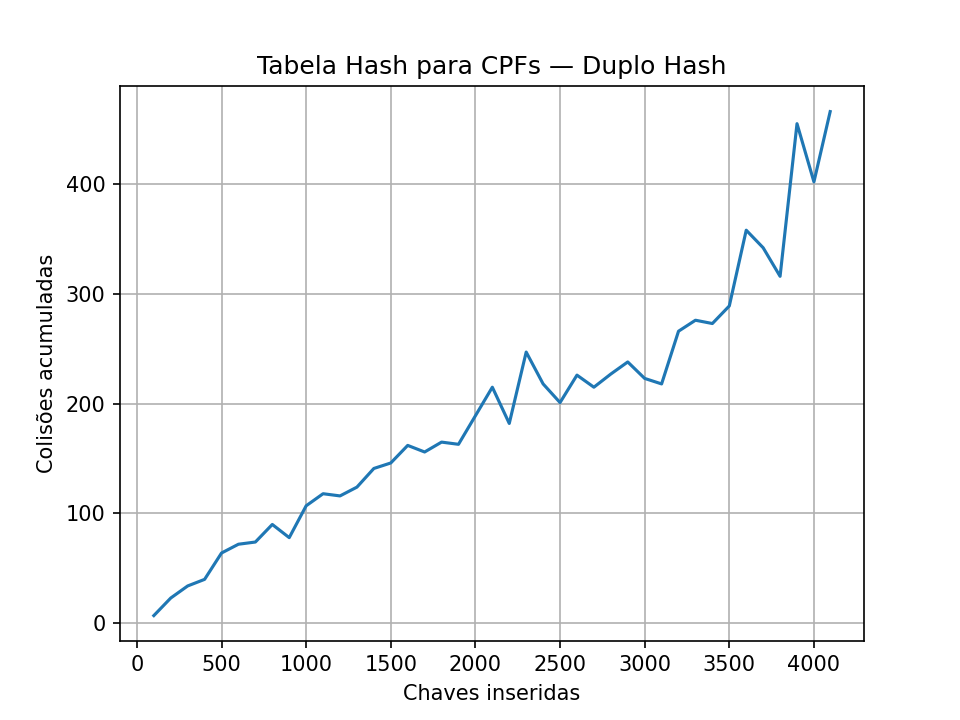

Python code for this plot:
import pandas as pd
import matplotlib.pyplot as plt

df = pd.read_csv("colisoes.csv")
plt.plot(df["chaves"], df["colisoes"])
plt.xlabel("Chaves inseridas")
plt.ylabel("Colisões acumuladas")
plt.title("Tabela Hash para CPFs — Duplo Hash")
plt.grid(True)
plt.savefig("grafico.png", dpi=150)
